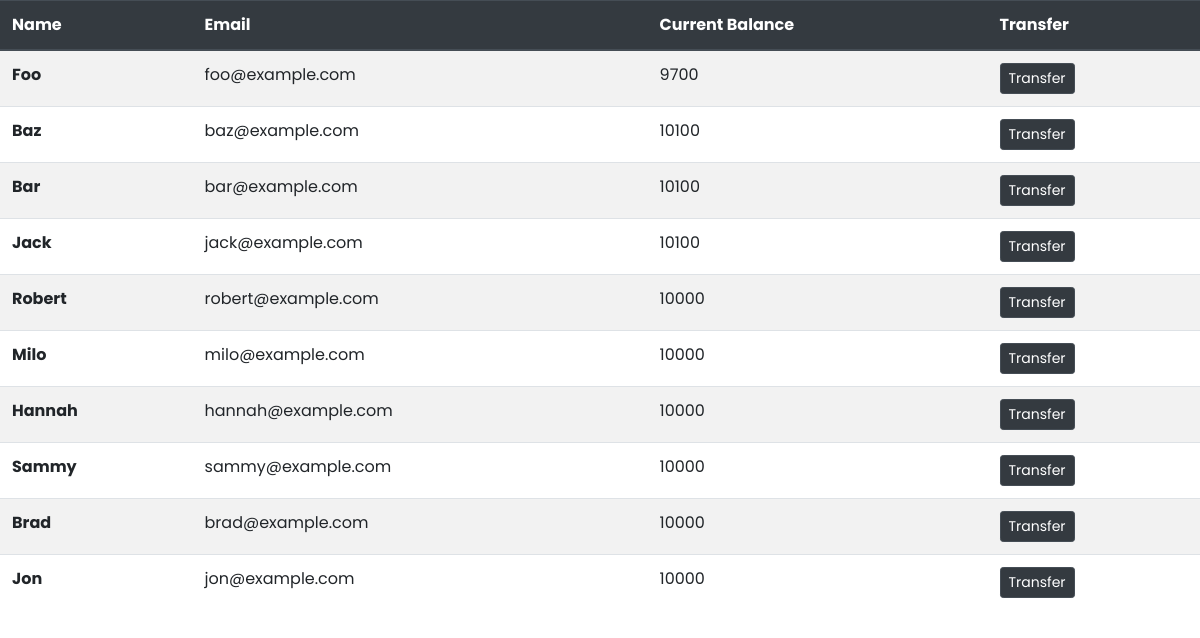
The app's page /transfer with its own data.
### tables this page shows
CREATE TABLE "customers" ( id INTEGER PRIMARY KEY AUTOINCREMENT NOT NULL, name TEXT NOT NULL, email NVARCHAR(320) NOT NULL, cash NUMERIC NOT NULL DEFAULT 10000.00);

### app.py (the view)
@app.route("/transfer", methods=["POST","GET"])
def transfer():
    custinfos = db.execute("SELECT * FROM customers")
    return render_template("transfer.html", custinfos=custinfos)

### app.py (called while the page is built)
@app.after_request
def after_request(response):
    response.headers["Cache-Control"] = "no-cache, no-store, must-revalidate"
    response.headers["Expires"] = 0
    response.headers["Pragma"] = "no-cache"
    return response

### templates/transfer.html (shortened to what this page needs)
{% extends 'base.html' %}
{% block body %}
<section>
    <table class="table table-striped">
        <thead class="thead-dark">
            <tr>
                <th scope="col">Name</th>
                <th scope="col">Email</th>
                <th scope="col">Current Balance</th>
                <th scope="col">Transfer</th>
            </tr>
        </thead>
        <tbody>
            {% for custinfo in custinfos %}
            <tr>
                <th>{{ custinfo['name'] }}</th>
                <td>{{ custinfo['email'] }}</td>
                <td>{{ custinfo['cash'] }}</td>
                <td>
                    <form action="/transfer2">
                        <button  type="submit" class="btn btn-primary btn-sm transfer-btn">Transfer</button>
                    </form>
                </td>
            </tr>
            {% endfor %}
        </tbody>
    </table>
</section>
{% endblock %}

### static/styles/styles.css (style rules this page uses)
* { font-family: 'Poppins', sans-serif; margin: 0; padding: 0; box-sizing: border-box; scroll-behavior: smooth; }
section { padding:0; }
.transfer-btn { background-color: #343a40; border-color: #454d55; }

### records on screen
customers: name "Foo", email "foo@example.com", cash "9700"
customers: name "Baz", email "baz@example.com", cash "10100"
customers: name "Bar", email "bar@example.com", cash "10100"
customers: name "Jack", email "jack@example.com", cash "10100"
customers: name "Robert", email "robert@example.com", cash "10000"
customers: name "Milo", email "milo@example.com", cash "10000"
customers: name "Hannah", email "hannah@example.com", cash "10000"
customers: name "Sammy", email "sammy@example.com", cash "10000"
customers: name "Brad", email "brad@example.com", cash "10000"
customers: name "Jon", email "jon@example.com", cash "10000"
